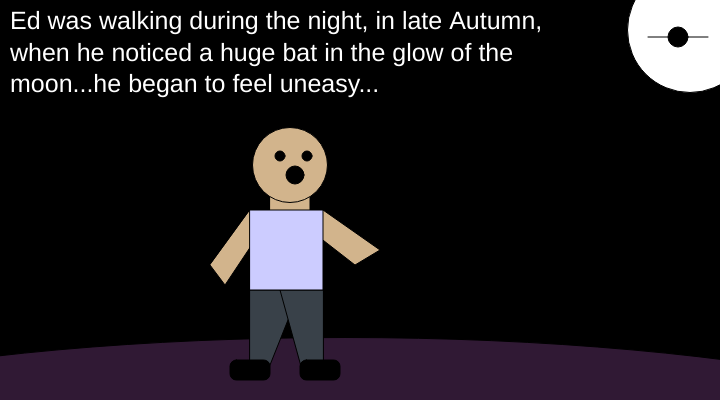
Frame 1 (no input)
Frame 60 (no input): identical to frame 1, image omitted
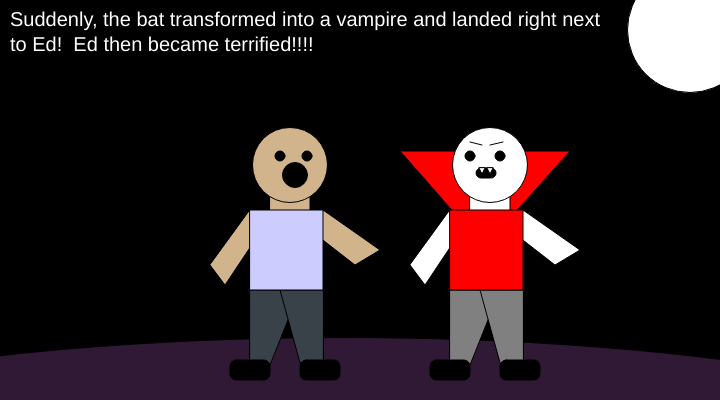
Frame 120 (the mouse pressed at the canvas centre since frame 60)

The p5.js sketch that drew these frames (run headless with seeded random() and noise() and a simulated clock; from frame 60 on, the mouse is pressed at the canvas centre):

// p5.js sketch
// ── sketch.js
function setup() {
  createCanvas(720, 400);

}

function draw() {
   background("black");

  fill('#301934 ');
  ellipse(345, 500, 1500, 325);

  fill('white');
  circle(690, 30, 125, 125) ;


  fill ('#394149');
  quad (250, 290, 300, 290, 268, 370, 250, 370)

  fill ('#394149');
  quad (323, 290, 280, 290, 302, 370, 323, 370)

  fill('black');
  rect(230, 360, 40, 20, TWO_PI) ;

  fill ('black');
  rect(300, 360, 40, 20, TWO_PI);

  fill ('#d2b48c');
  quad(250, 210, 265, 225, 225, 285, 210, 265);

  fill ('#d2b48c');
  quad(323, 210, 380, 250, 355, 265, 310, 230);

  fill ('#d2b48c');
  rect(270, 195, 40, 20);

  fill ('#ccccff');
  rect(250, 210, 73, 80);

  fill('#d2b48c');
  circle(290, 165, 75, 75);

  fill('black');
  circle(307, 156, 10, 10);

  fill('black');
  circle(280, 156, 10, 10);

  fill('black');
  circle(295, 175, 18, 18);

  fill('black');
  circle(678, 37, 20, 20);

  fill('black');
  line(648, 37, 678, 37, TWO_PI);

  fill('black');
  line(708, 37, 678, 37, TWO_PI);

  if (mouseIsPressed) {
    textSize(20)
   let s = 'Suddenly, the bat transformed into a vampire and landed right next to Ed!  Ed then became terrified!!!!';
   fill('white');
   text(s, 10, 10, 600, 150);

  fill ('gray');
  quad (450, 290, 500, 290, 468, 370, 450, 370)

  fill ('gray');
  quad (523, 290, 480, 290, 502, 370, 523, 370)

  fill('black');
  rect(430, 360, 40, 20, TWO_PI) ;

  fill ('black');
  rect(500, 360, 40, 20, TWO_PI);

  fill ('white');
  quad(450, 210, 465, 225, 425, 285, 410, 265);

  fill ('white');
  quad(523, 210, 580, 250, 555, 265, 510, 230);


  fill('red');
  quad(458, 217, 400, 151, 570, 151, 511, 217);

    fill ('white');
  rect(470, 195, 40, 20);

    fill ('red');
  rect(450, 210, 73, 80);

  fill('white');
  circle(490, 165, 75, 75);

  fill('black');
  circle(500, 156, 10, 10);

  fill('black');
  circle(470, 156, 10, 10);



  fill('white');
  circle(690, 30, 125, 125) ;

   fill('black');
   line(470, 142, 482, 145);

     fill('black');
   line(503, 142, 490, 145);

    fill ('black');
  rect(476, 168, 20, 10, TWO_PI);

    fill('white');
    triangle(479, 168, 482, 174, 485, 168);

     fill('white');
    triangle(487, 168, 490, 174, 493, 168);

    fill('black');
  circle(295, 175, 25, 25);
  } else {

    textSize(25)
    let s = 'Ed was walking during the night, in late Autumn, when he noticed a huge bat in the glow of the moon...he began to feel uneasy...';
    fill(255);
    text(s, 10, 10, 600, 300);
}
}
